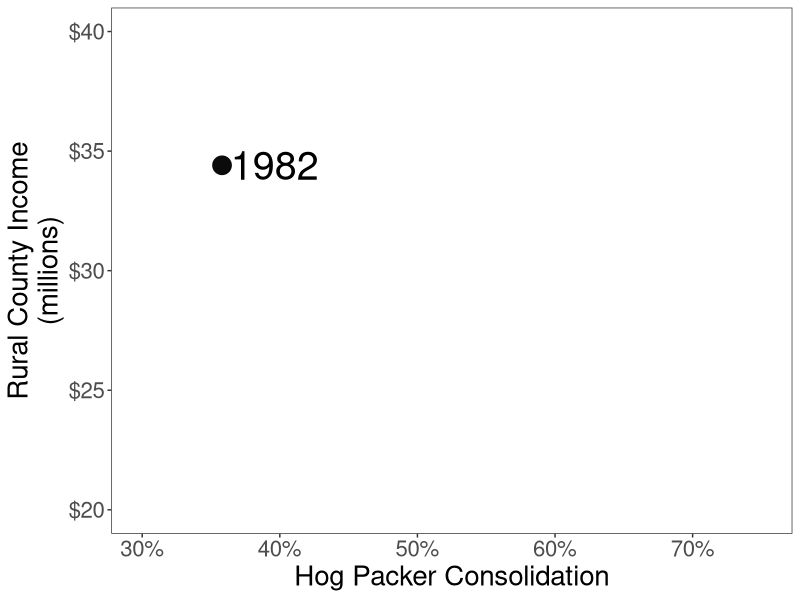
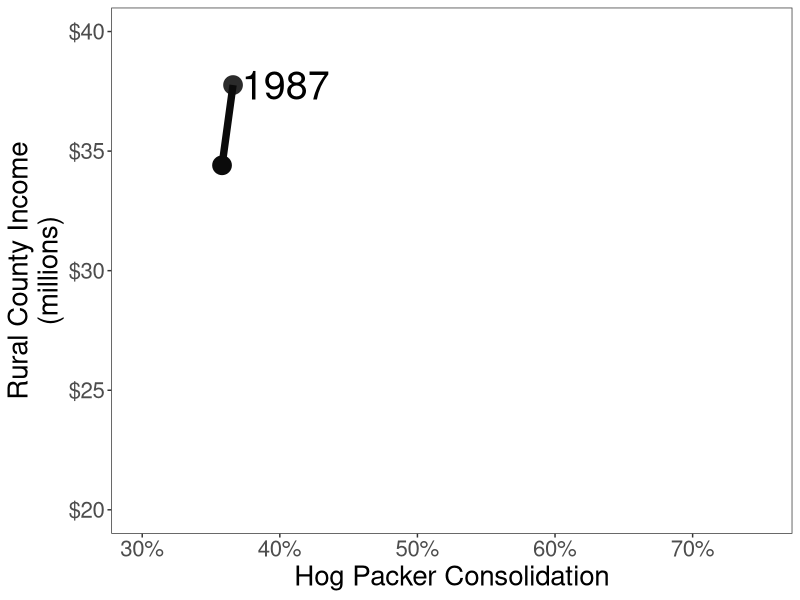
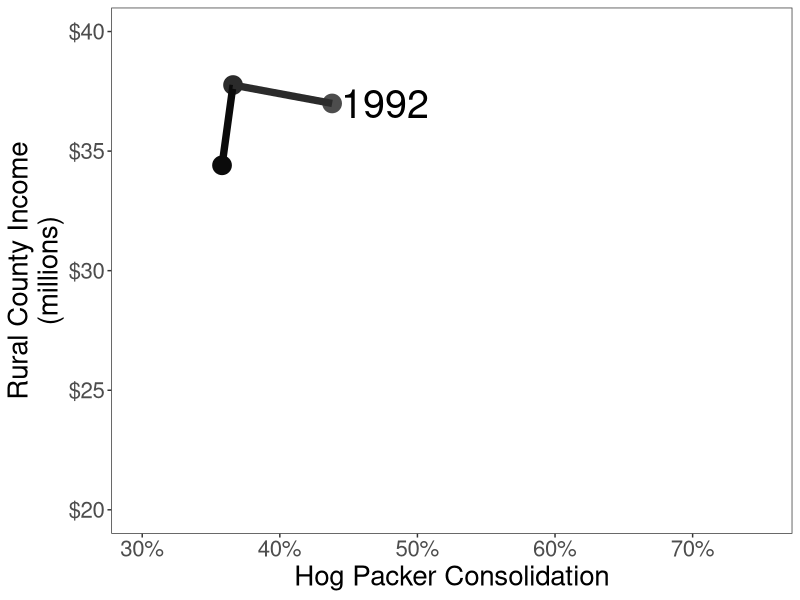
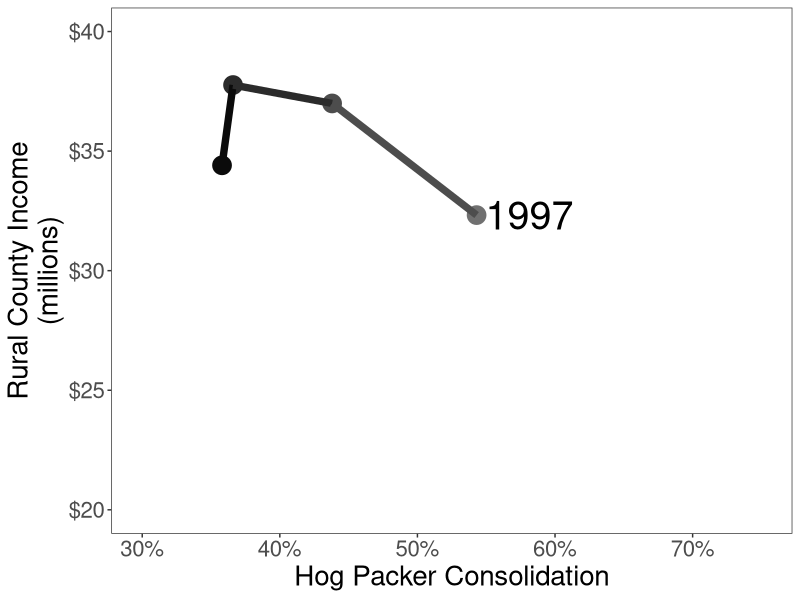
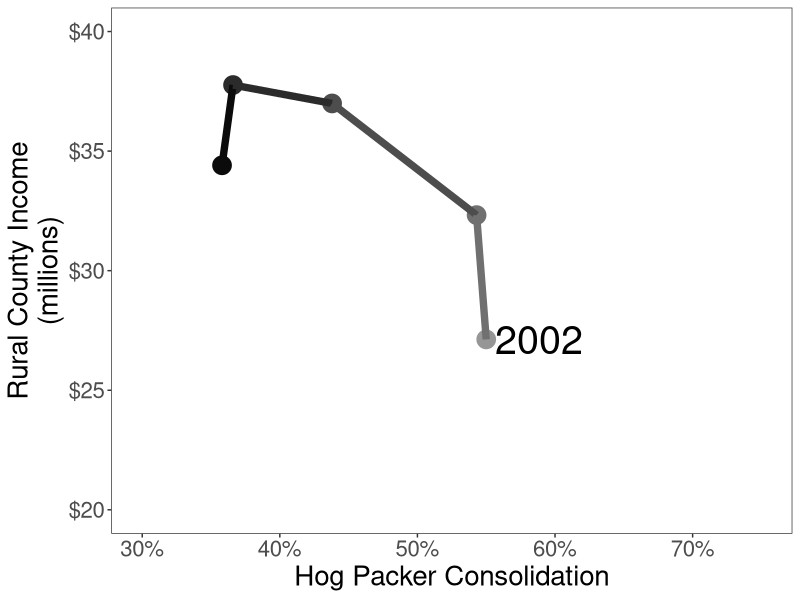
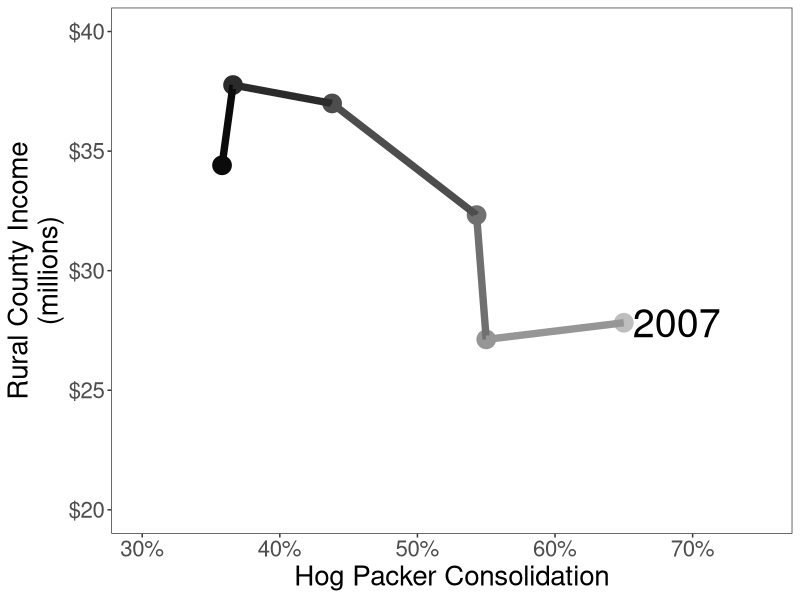

R code for these plots, in order:
options(stringsAsFactors=FALSE)

library(ggplot2)
library(scales)

dat <- read.csv('slide5dat.csv')

for (this_year in dat$year) {
  this_dat <- dat[dat$year==this_year,]
  pp <- ggplot(subset(dat, year <= this_year), aes(mkt_share, cty_income/1e6, color=year)) + 
    geom_point(size=6) +
    geom_line(size=2.5) +
    annotate("text", x=this_dat$mkt_share, y=this_dat$cty_income/1e6, label=this_year,
             size=10, hjust=-.1, vjust=.5) +
    scale_x_continuous("Hog Packer Consolidation", 
                      limits=c(.3,.75), labels=percent) +
    scale_y_continuous("Rural County Income\n(millions)",
                       limits=c(20,40), labels=dollar) +
    scale_color_gradient("", limits=c(1981,2007), low="black", high="grey") +
    theme_bw() +
    theme(text=element_text(size=20), legend.position='none', 
          panel.grid=element_blank())
  ggsave(sprintf("slide5_%d.png", this_year), pp, width=5, height=4)

}

  


